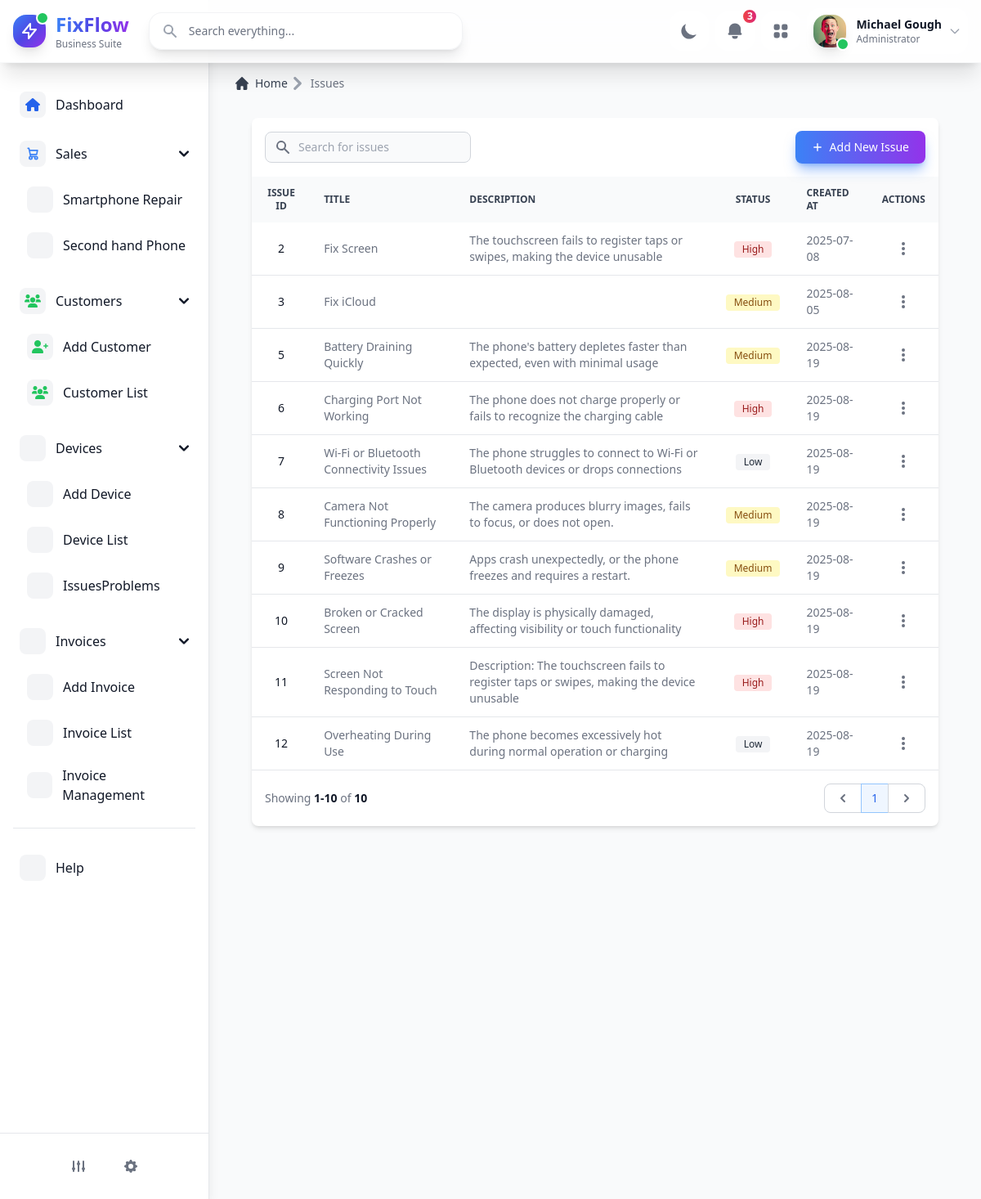
Page /issues on the committed database.
### app/Backend/issues/issues_models.py (models this page shows, shortened)
class Issue(db.Model):
    __tablename__ = 'issues'
    __table_args__ = {'extend_existing': True, 'sqlite_autoincrement': True}
    id = db.Column(db.Integer, primary_key=True)
    title = db.Column(db.String(100), nullable=False, unique=True)
    description = db.Column(db.Text, nullable=True)
    status = db.Column(db.String(20), nullable=True)
    created_at = db.Column(db.DateTime, default=datetime.utcnow)
    repair_requests = db.relationship('RepairRequest', backref=db.backref('repair_issue', lazy=True), lazy='dynamic')

### app/Backend/issues/routes_issues.py (the view)
@issue_bp.route('/issues')
def list_issues():
    page = request.args.get('page', 1, type=int)
    per_page = 19
    issues = Issue.query.paginate(page=page, per_page=per_page)
    return render_template('issues.html',
                         issues=issues.items,
                         pagination=issues,
                         page=page,
                         total_pages=issues.pages,
                         total_issues=issues.total)

### app/templates/issues.html (shortened to what this page needs)
{% extends "base.html" %}
{% block content %}
<ol class="inline-flex items-center x-4 px-4 py-3 rounded-lg">
    <li class="inline-flex items-center">
        <a href="/" class="inline-flex items-center text-sm font-medium text-gray-700 hover:text-blue-600 dark:text-gray-400 dark:hover:text-white transition-colors duration-200">
            Home
        </a>
    </li>
    <li aria-current="page">
        <div class="flex items-center">
            <svg class="rtl:rotate-180 w-4 h-4 text-gray-400 mx-1" aria-hidden="true" xmlns="http://www.w3.org/2000/svg" fill="none" viewBox="0 0 6 10">
                <path stroke="currentColor" stroke-linecap="round" stroke-linejoin="round" stroke-width="2" d="m1 9 4-4-4-4"/>
            </svg>
            <span class="ms-0 text-sm font-medium text-gray-500 md:ms-1 dark:text-gray-400">Issues</span>
        </div>
    </li>
</ol>
<section class="bg-gray-50 dark:bg-gray-900 p-3 sm:p-5 min-h-screen">
    <div class="mx-auto max-w-[100%] px-2 lg:px-4">
        <div class="bg-white dark:bg-gray-800 relative shadow-md sm:rounded-lg overflow-hidden">
            <div class="flex flex-col md:flex-row items-center justify-between space-y-3 md:space-y-0 md:space-x-4 p-4">
                <div class="w-full md:w-1/2">
                    <form class="flex items-center">
                        <div class="relative w-full">
                            <div class="absolute inset-y-0 left-0 flex items-center pl-3 pointer-events-none">
                            </div>
                            <input type="text" id="simple-search" class="bg-gray-50 border border-gray-300 text-gray-900 text-sm rounded-lg focus:ring-primary-500 focus:border-primary-500 pl-10 p-2 dark:bg-gray-700 dark:border-gray-600 dark:placeholder-gray-400 dark:text-white" placeholder="Search for issues" required onkeyup="filterIssues(this.value)">
                        </div>
                    </form>
                </div>
                <div class="w-full md:w-auto flex flex-col md:flex-row space-y-2 md:space-y-0 items-stretch md:items-center justify-end md:space-x-3 flex-shrink-0">
                    <button type="button"
                            data-modal-target="addIssueModal"
                            data-modal-toggle="addIssueModal"
                            class="inline-flex items-center px-5 py-2.5 text-sm font-medium text-center text-white bg-gradient-to-r from-blue-500 to-purple-600 hover:from-blue-600 hover:to-purple-700 dark:from-blue-600 dark:to-purple-700 dark:hover:from-blue-700 dark:hover:to-purple-800 rounded-lg focus:ring-4 focus:outline-none focus:ring-blue-300 dark:focus:ring-blue-800 shadow-lg shadow-blue-500/50 dark:shadow-lg dark:shadow-blue-800/80 transition-all duration-300">
                        <svg class="h-3.5 w-3.5 mr-2" fill="currentColor" viewBox="0 0 20 20" xmlns="http://www.w3.org/2000/svg" aria-hidden="true">
                            <path clip-rule="evenodd" fill-rule="evenodd" d="M10 3a1 1 0 011 1v5h5a1 1 0 110 2h-5v5a1 1 0 11-2 0v-5H4a1 1 0 110-2h5V4a1 1 0 011-1z" />
                        </svg>
                        Add New Issue
                    </button>
                </div>
            </div>
            <div class="overflow-x-auto">
                <table class="w-full text-sm text-left text-gray-500 dark:text-gray-400">
                    <thead class="text-xs text-gray-700 uppercase bg-gray-50 dark:bg-gray-700 dark:text-gray-400">
                        <tr>
                            <th scope="col" class="px-4 py-3 text-center">Issue ID</th>
                            <th scope="col" class="px-4 py-3">Title</th>
                            <th scope="col" class="px-4 py-3">Description</th>
                            <th scope="col" class="px-4 py-3 text-center">Status</th>
                            <th scope="col" class="px-4 py-3">Created At</th>
                            <th scope="col" class="px-4 py-3 text-center">Actions</th>
                        </tr>
                    </thead>
                    <tbody>
                        {% for issue in issues %}
                        <tr class="bg-white border-b dark:bg-gray-800 dark:border-gray-700 hover:bg-gray-50 dark:hover:bg-gray-600" data-issue-id="{{ issue.id }}">
                            <td class="px-4 py-3 text-center font-medium text-gray-900 whitespace-nowrap dark:text-white">
                                {{ issue.id }}
                            </td>
                            <td class="px-4 py-3 font-medium">{{ issue.title }}</td>
                            <td class="px-4 py-3">{{ issue.description | default('No description') }}</td>
                            <td class="px-4 py-3 text-center">
                         {% if issue.status == 'High' %}
                            <span class="bg-red-100 text-red-800 text-xs font-medium px-2.5 py-0.5 rounded dark:bg-red-900 dark:text-red-300 inline-block">{{ issue.status }}</span>
                         {% elif issue.status == 'Medium' %}
                            <span class="bg-yellow-100 text-yellow-800 text-xs font-medium px-2.5 py-0.5 rounded dark:bg-yellow-900 dark:text-yellow-300 inline-block">{{ issue.status }}</span>
                         {% elif issue.status == 'Low' %}
                            <span class="bg-gray-100 text-gray-800 text-xs font-medium px-2.5 py-0.5 rounded dark:bg-gray-700 dark:text-gray-300 inline-block">{{ issue.status }}</span>
                               {% else %}
                            <span class="bg-blue-100 text-blue-800 text-xs font-medium px-2.5 py-0.5 rounded dark:bg-blue-900 dark:text-blue-300 inline-block">{{ issue.status | default('High') }}</span>
                                {% endif %}
                            </td>
                            <td class="px-4 py-3">{{ issue.created_at.strftime('%Y-%m-%d ') }}</td>
                            <td class="px-4 py-3 text-center">
                                <button id="issue-{{ issue.id }}-dropdown-button" data-dropdown-toggle="issue-{{ issue.id }}-dropdown" class="inline-flex items-center justify-center text-sm font-medium hover:bg-gray-50 dark:hover:bg-gray-700 p-1.5 dark:hover-bg-gray-800 text-center text-gray-500 hover:text-gray-800 rounded-lg focus:outline-none dark:text-gray-400 dark:hover:text-gray-100" type="button">
                                    <svg class="w-5 h-5" aria-hidden="true" fill="currentColor" viewBox="0 0 20 20" xmlns="http://www.w3.org/2000/svg">
                                        <path d="M10 6a2 2 0 110-4 2 2 0 010 4zM10 12a2 2 0 110-4 2 2 0 010 4zM10 18a2 2 0 110-4 2 2 0 010 4z" />
                                    </svg>
                                </button>
                            </td>
                        </tr>
                        {% endfor %}
                    </tbody>
                </table>
            </div>
            <nav class="flex flex-col md:flex-row justify-between items-start md:items-center space-y-3 md:space-y-0 p-4" aria-label="Table navigation">
                <span class="text-sm font-normal text-gray-500 dark:text-gray-400">
                    Showing <span class="font-semibold text-gray-900 dark:text-white">1-10</span> of <span class="font-semibold text-gray-900 dark:text-white">{{ total_issues }}</span>
                </span>
                <ul class="inline-flex items-stretch -space-x-px">
                    <li>
                        <a href="{{ url_for('issues.list_issues', page=page-1) if page > 1 else '#' }}" class="flex items-center justify-center h-full py-1.5 px-3 ml-0 text-gray-500 bg-white rounded-l-lg border border-gray-300 hover:bg-gray-50 hover:text-gray-700 dark:bg-gray-800 dark:border-gray-700 dark:text-gray-400 dark:hover:bg-gray-700 dark:hover:text-white">
                            <svg class="w-5 h-5" aria-hidden="true" fill="currentColor" viewBox="0 0 20 20" xmlns="http://www.w3.org/2000/svg">
                                <path fill-rule="evenodd" d="M12.707 5.293a1 1 0 010 1.414L9.414 10l3.293 3.293a1 1 0 01-1.414 1.414l-4-4a1 1 0 010-1.414l4-4a1 1 0 011.414 0z" clip-rule="evenodd" />
                            </svg>
                        </a>
                    </li>
                    {% for p in range(1, total_pages + 1) %}
                    <li>
                        <a href="{{ url_for('issues.list_issues', page=p) }}" class="flex items-center justify-center text-sm py-2 px-3 leading-tight {{ 'text-primary-600 bg-primary-50 border-primary-300' if p == page else 'text p-2 text-gray-500 bg-white border-gray-300' }} border hover:bg-gray-50 hover:text-gray-700 dark:bg-gray-800 dark:border-gray-700 dark:text-gray-400 dark:hover:bg-gray-700 dark:hover:text-white">{{ p }}</a>
                    </li>
                    {% endfor %}
                    <li>
                        <a href="{{ url_for('issues.list_issues', page=page+1) if page < total_pages else '#' }}" class="flex items-center justify-center h-full py-1.5 px-3 leading-tight text-gray-500 bg-white rounded-r-lg border border-gray-300 hover:bg-gray-50 hover:text-gray-700 dark:bg-gray-800 dark:border-gray-700 dark:text-gray-400 dark:hover:bg-gray-700 dark:hover:text-white">
                            <svg class="w-5 h-5" aria-hidden="true" fill="currentColor" viewBox="0 0 20 20" xmlns="http://www.w3.org/2000/svg">
                                <path fill-rule="evenodd" d="M7.293 14.707a1 1 0 010-1.414L10.586 10 7.293 6.707a1 1 0 011.414-1.414l4 4a1 1 0 010 1.414l-4 4a1 1 0 01-1.414 0z" clip-rule="evenodd" />
                            </svg>
                        </a>
                    </li>
                </ul>
            </nav>
        </div>
    </div>
</section>
{% endblock %}

### rows in the picture
Issue: id "2", title "Fix Screen", description "The touchscreen fails to register taps or swipes, making the device unusable", status "High", created_at "2025-07-08"
Issue: id "3", title "Fix iCloud", status "Medium", created_at "2025-08-05"
Issue: id "5", title "Battery Draining Quickly", description "The phone's battery depletes faster than expected, even with minimal usage", status "Medium", created_at "2025-08-19"
Issue: id "6", title "Charging Port Not Working", description "The phone does not charge properly or fails to recognize the charging cable", status "High", created_at "2025-08-19"
Issue: id "7", title "Wi-Fi or Bluetooth Connectivity Issues", description "The phone struggles to connect to Wi-Fi or Bluetooth devices or drops connections", status "Low", created_at "2025-08-19"
Issue: id "8", title "Camera Not Functioning Properly", description "The camera produces blurry images, fails to focus, or does not open.", status "Medium", created_at "2025-08-19"
Issue: id "9", title "Software Crashes or Freezes", description "Apps crash unexpectedly, or the phone freezes and requires a restart.", status "Medium", created_at "2025-08-19"
Issue: id "10", title "Broken or Cracked Screen", description "The display is physically damaged, affecting visibility or touch functionality", status "High", created_at "2025-08-19"
Issue: id "11", title "Screen Not Responding to Touch", description "Description: The touchscreen fails to register taps or swipes, making the device unusable", status "High", created_at "2025-08-19"
Issue: id "12", title "Overheating During Use", description "The phone becomes excessively hot during normal operation or charging", status "Low", created_at "2025-08-19"

### other values in the picture
{{ total_issues }} "10"
{{ p }} "1"
